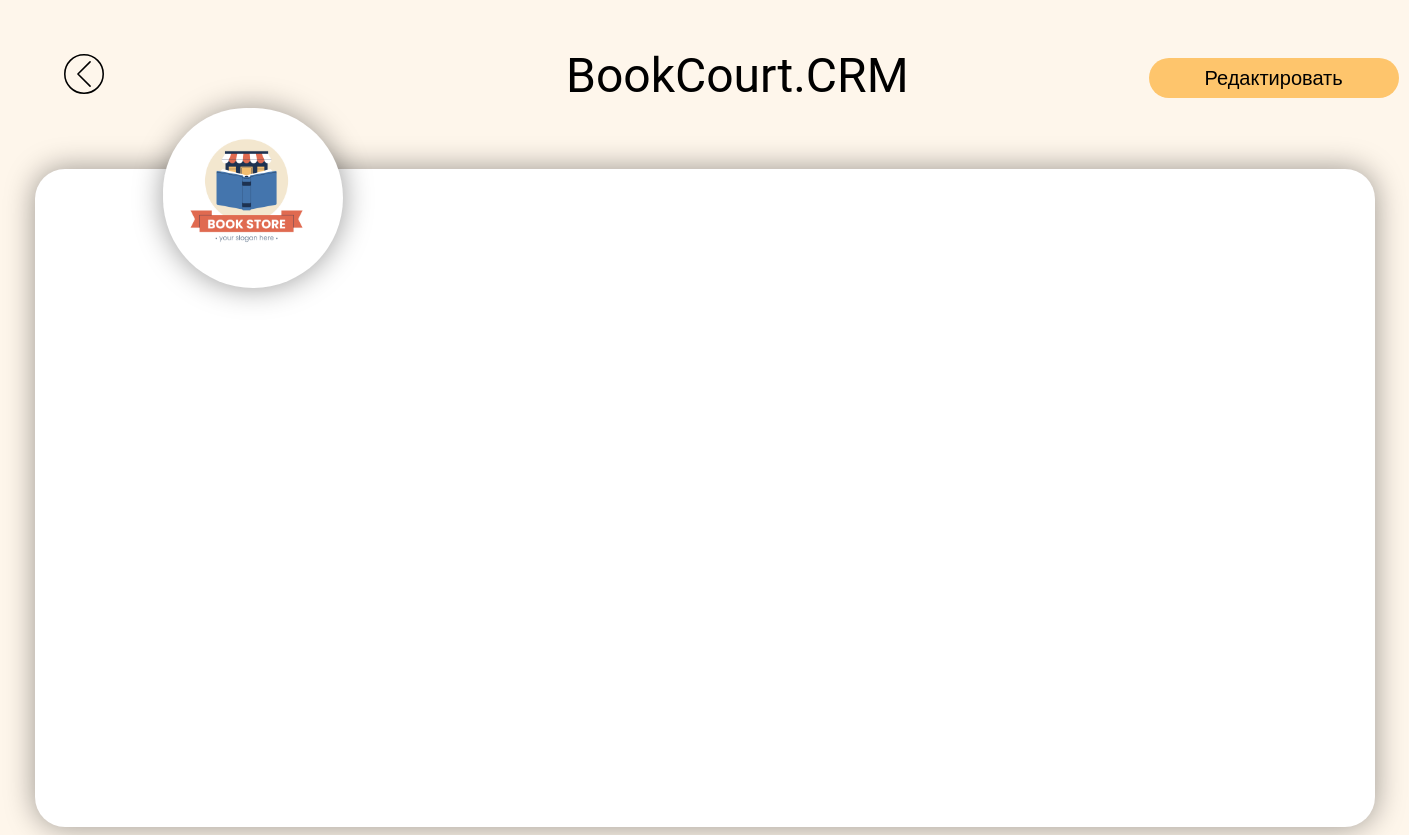
Before: /database/profile with the older database file.
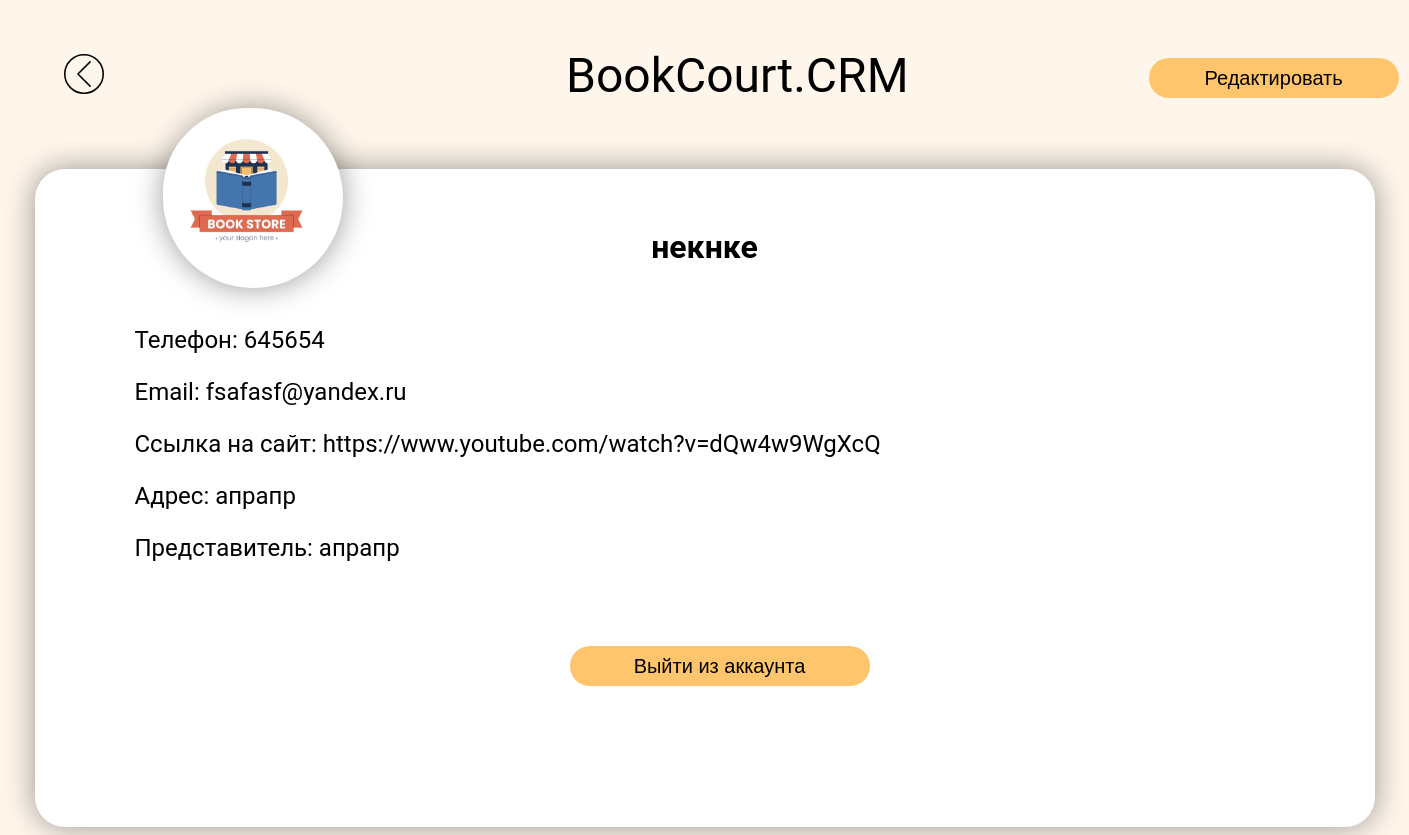
After: the same page with the newer database file.
### main/models.py (models this page shows, shortened)
class Users(models.Model):
    company_name = models.CharField('Название компании', max_length=100)
    mobile_phone = models.CharField('Телефон', max_length=15)
    email = models.CharField('Эмэйл', max_length=100)
    url = models.CharField('Ссылка на сайт', max_length=150)
    adres = models.CharField('Адрес', max_length=150)
    name_of_major = models.CharField('Представитель (ФИО)', max_length=150)
    password = models.CharField('Пароль', max_length=150)

### database/views.py (the view)
# urls.py: path('profile', views.profile, name='profile'),
def profile(request):
    data = model.objects.all()
    return render(request, 'database/user-profile.html', {'data': data})

### database/templates/database/user-profile.html (shortened to what this page needs)
{% load static %}
<!DOCTYPE html>
<html lang="en">
<head>
  <link rel="stylesheet" href="{% static 'main/css/user-profile.css' %}">
</head>
<body>
  <header>
    <div>
      <button class="back-button"><a href="{% url 'katalog' %}"><img src="{% static 'main/img/back-player-multimedia-svgrepo-com.svg' %}" alt="Назад" width="40" height="40"></a></button>
    </div>
    <div class="logo">BookCourt.CRM</div>
    <div>
      <button class="red-button"><a href="{% url 'profile_change' %}" class="text">Редактировать</a></button>
    </div>
  </header>
  <div class="circle">
    <img src="{% static 'main/img/6902298.jpg' %}" alt="Логотип компании" class="company-logo">
  </div>
  <div class="information-container">
    {% for item in data %}
    <h1 class="title">{{ item.company_name }}</h1>
    <div class="inf-fields">
      <div class="inf-field">
        <p>Телефон: {{ item.mobile_phone }}</p>
      </div>
      <div class="inf-field">
        <p>Email: {{ item.email }}</p>
      </div>
      <div class="inf-field">
        <p>Ссылка на сайт: {{ item.url }}</p>
      </div>
      <div class="inf-field">
        <p>Адрес: {{ item.adres }}</p>
      </div>
      <div class="inf-field">
        <p>Представитель: {{ item.name_of_major }}</p>
      </div>
    </div>
    <div class="buttons">
      <div>
        <button class="escape"><a href="..\autorization\authorization.html" class="text">Выйти из аккаунта</a></button>
      </div>
    </div>
  {% endfor %}
  </div>
</body>
</html>

Changed rows visible on the page:
added Users: company_name "некнке", mobile_phone "645654", email "fsafasf@yandex.ru", url "https://www.youtube.com/watch?v=dQw4w9WgXcQ", adres "апрапр", name_of_major "апрапр"
